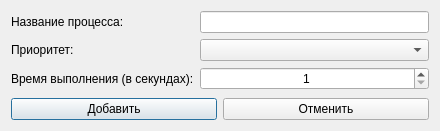
<?xml version="1.0" encoding="UTF-8"?>
<ui version="4.0">
 <class>TaskDialog</class>
 <widget class="QDialog" name="TaskDialog">
  <property name="geometry">
   <rect>
    <x>0</x>
    <y>0</y>
    <width>440</width>
    <height>131</height>
   </rect>
  </property>
  <property name="windowTitle">
   <string>Добавить процесс</string>
  </property>
  <layout class="QGridLayout" name="gridLayout_2">
   <item row="0" column="0">
    <layout class="QGridLayout" name="gridLayout">
     <item row="5" column="1">
      <spacer name="verticalSpacer">
       <property name="orientation">
        <enum>Qt::Vertical</enum>
       </property>
       <property name="sizeHint" stdset="0">
        <size>
         <width>20</width>
         <height>40</height>
        </size>
       </property>
      </spacer>
     </item>
     <item row="3" column="1">
      <layout class="QGridLayout" name="gridLayout_4">
       <item row="1" column="0">
        <widget class="QLabel" name="label_2">
         <property name="text">
          <string>Приоритет:</string>
         </property>
        </widget>
       </item>
       <item row="2" column="1">
        <widget class="QSpinBox" name="spbTaskTime">
         <property name="alignment">
          <set>Qt::AlignCenter</set>
         </property>
         <property name="minimum">
          <number>1</number>
         </property>
         <property name="maximum">
          <number>300</number>
         </property>
        </widget>
       </item>
       <item row="1" column="1">
        <widget class="QComboBox" name="cmbTaskPriority"/>
       </item>
       <item row="2" column="0">
        <widget class="QLabel" name="label_3">
         <property name="text">
          <string>Время выполнения (в секундах):</string>
         </property>
        </widget>
       </item>
       <item row="0" column="0">
        <widget class="QLabel" name="label">
         <property name="text">
          <string>Название процесса:</string>
         </property>
        </widget>
       </item>
       <item row="0" column="1">
        <widget class="QLineEdit" name="edtTaskName"/>
       </item>
      </layout>
     </item>
     <item row="6" column="1">
      <layout class="QGridLayout" name="gridLayout_6">
       <item row="0" column="0">
        <widget class="QPushButton" name="btnAdd">
         <property name="text">
          <string>Добавить</string>
         </property>
        </widget>
       </item>
       <item row="0" column="1">
        <widget class="QPushButton" name="btnCancel">
         <property name="text">
          <string>Отменить</string>
         </property>
        </widget>
       </item>
      </layout>
     </item>
    </layout>
   </item>
  </layout>
 </widget>
 <resources/>
 <connections>
  <connection>
   <sender>btnAdd</sender>
   <signal>clicked()</signal>
   <receiver>TaskDialog</receiver>
   <slot>accept()</slot>
   <hints>
    <hint type="sourcelabel">
     <x>113</x>
     <y>108</y>
    </hint>
    <hint type="destinationlabel">
     <x>219</x>
     <y>65</y>
    </hint>
   </hints>
  </connection>
  <connection>
   <sender>btnCancel</sender>
   <signal>clicked()</signal>
   <receiver>TaskDialog</receiver>
   <slot>reject()</slot>
   <hints>
    <hint type="sourcelabel">
     <x>325</x>
     <y>108</y>
    </hint>
    <hint type="destinationlabel">
     <x>219</x>
     <y>65</y>
    </hint>
   </hints>
  </connection>
 </connections>
</ui>
